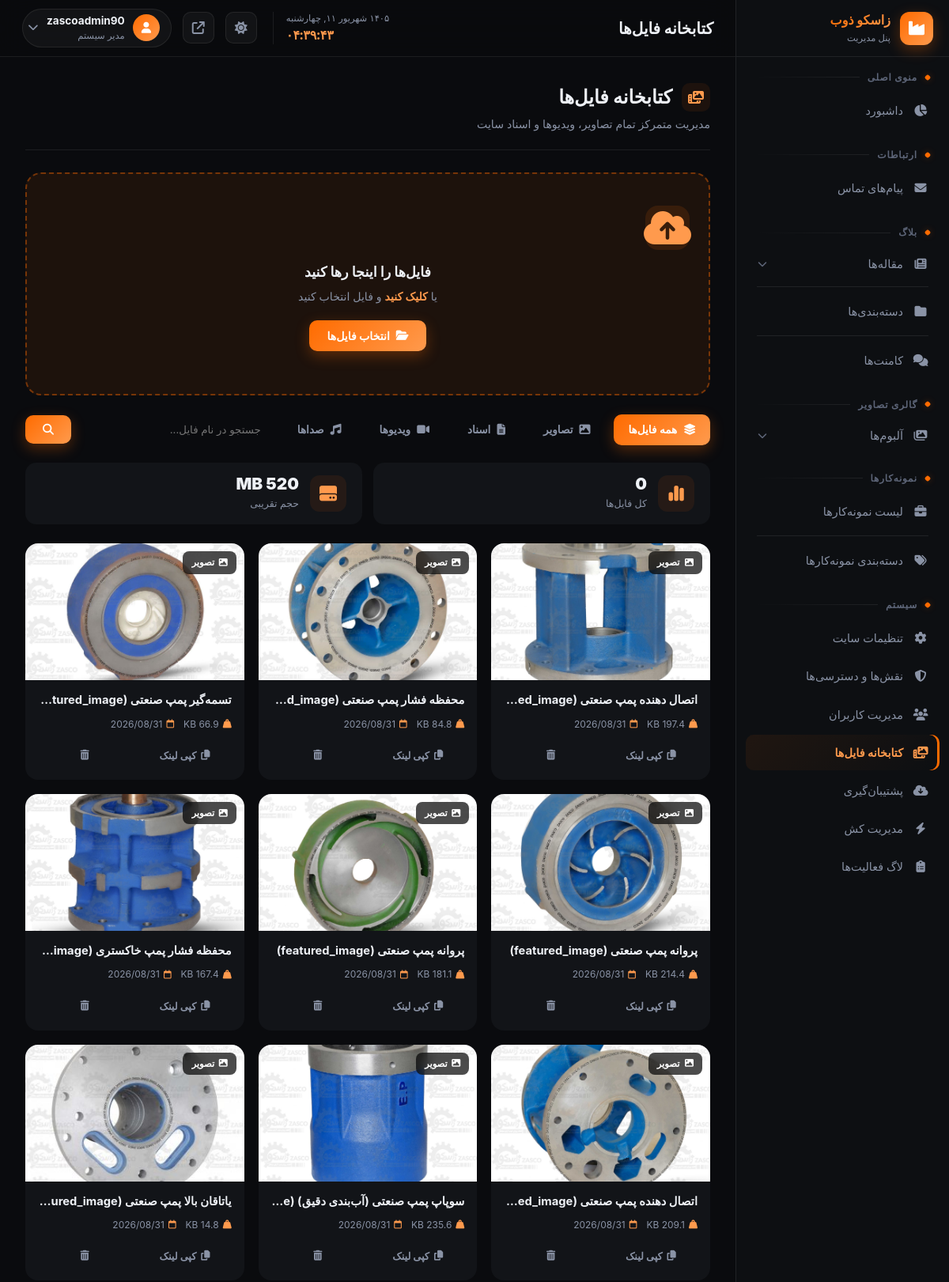
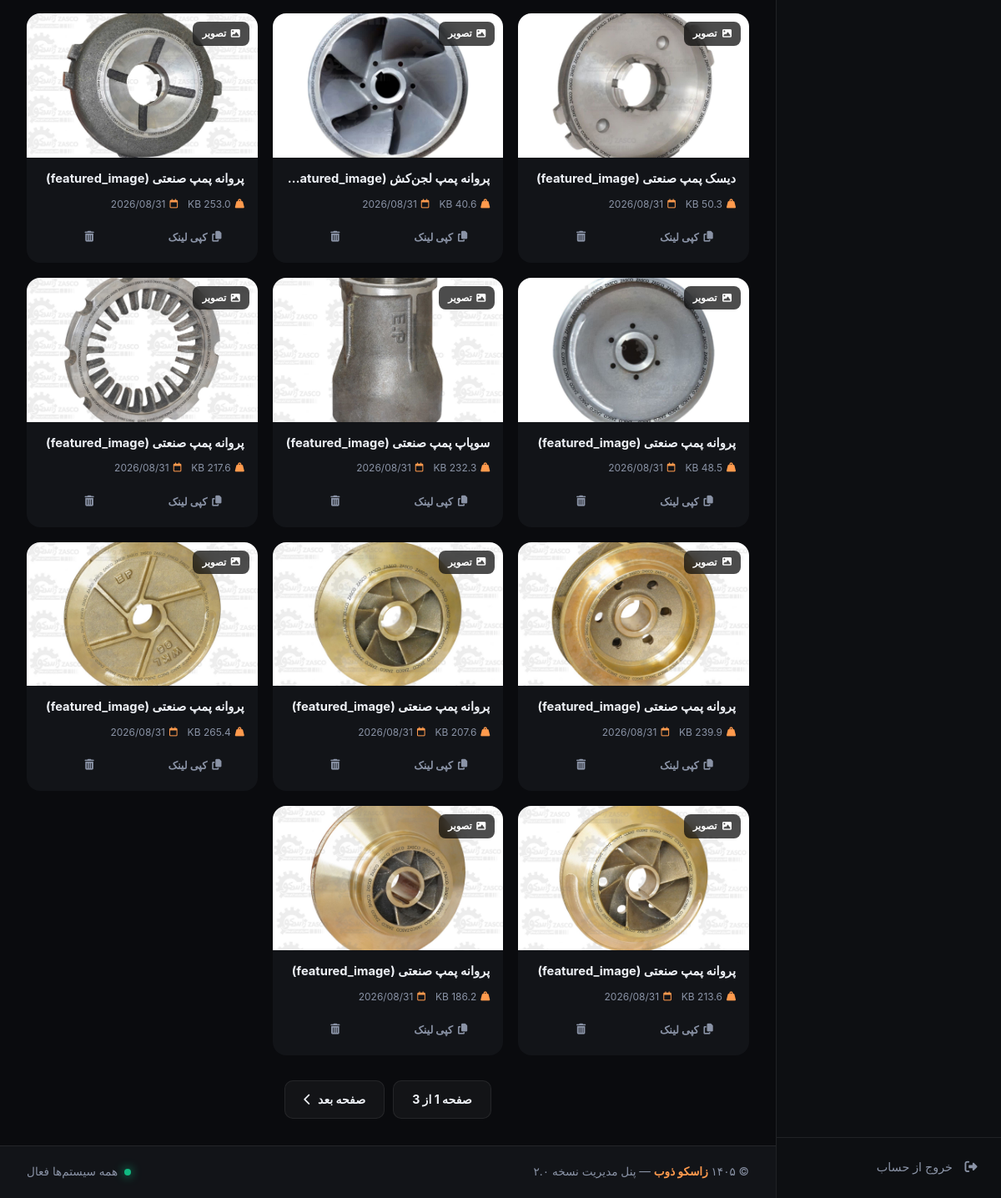
The page /zasco-admin-x9k2p/media/ (signed in) on the database its author committed (2 pictures, top to bottom).
### main/models.py (models this page shows, shortened)
class SoftDeleteModel(models.Model):
    is_deleted = models.BooleanField('حذف شده', default=False)
    deleted_at = models.DateTimeField('تاریخ حذف', null=True, blank=True)
    objects = SoftDeleteManager()
    all_objects = AllObjectsManager()
    class Meta:
        abstract = True

class MediaFile(SoftDeleteModel):
    FILE_TYPE_CHOICES = [
        ('image', 'تصویر'),
        ('document', 'سند'),
        ('video', 'ویدیو'),
        ('audio', 'صدا'),
        ('other', 'سایر'),
    ]
    title = models.CharField('عنوان فایل', max_length=200)
    file = models.FileField('فایل', upload_to='media_library/%Y/%m/')
    file_type = models.CharField('نوع فایل', max_length=20, choices=FILE_TYPE_CHOICES, default='other')
    file_size = models.PositiveBigIntegerField('حجم فایل (بایت)', default=0)
    alt_text = models.CharField('متن جایگزین (ALT)', max_length=255, blank=True)
    description = models.TextField('توضیحات', blank=True)
    uploaded_by = models.ForeignKey('auth.User', verbose_name='آپلود کننده', on_delete=models.SET_NULL, null=True, blank=True)
    uploaded_at = models.DateTimeField('تاریخ آپلود', auto_now_add=True)
    used_in = models.CharField('استفاده شده در', max_length=100, blank=True, help_text='مثلاً: portfolio, blog, gallery')
    class Meta:
        verbose_name = 'فایل'
        verbose_name_plural = 'کتابخانه فایل‌ها'
        ordering = ['-uploaded_at']

### panel/views.py (the view, shortened to what this page needs)
# urls.py: path('media/', views.media_library, name='media_library'),
@login_required
@permission_required('can_manage_media')
def media_library(request):
    files = MediaFile.objects.filter(is_deleted=False).order_by('-uploaded_at')
    file_type = request.GET.get('type', '')
    if file_type:
        files = files.filter(file_type=file_type)
    search = request.GET.get('q', '')
    if search:
        files = files.filter(title__icontains=search)
    paginator = Paginator(files, 20)
    files_page = paginator.get_page(request.GET.get('page'))
    return render(request, 'main_pages/panel/media/media_library.html', {
        'files': files_page, 'file_type': file_type, 'search': search,
    })

### panel/templates/main_pages/panel/media/media_library.html (shortened to what this page needs)
{% extends 'layouts/panel_base.html' %}
{% block content %}
<div class="page-header">
    <div>
        <h1 class="page-title"><i class="fa-solid fa-photo-film"></i> کتابخانه فایل‌ها</h1>
        <p class="page-subtitle">مدیریت متمرکز تمام تصاویر، ویدیوها و اسناد سایت</p>
    </div>
</div>
<form method="POST" enctype="multipart/form-data" id="uploadForm" class="upload-zone">
    <i class="fa-solid fa-cloud-arrow-up upload-icon"></i>
    <h3>فایل‌ها را اینجا رها کنید</h3>
    <p>یا <em>کلیک کنید</em> و فایل انتخاب کنید</p>
    <div style="margin-top:14px;">
        <button type="button" class="btn btn-primary" onclick="document.getElementById('fileInput').click()">
            <i class="fa-solid fa-folder-open"></i> انتخاب فایل‌ها
        </button>
    </div>
</form>
<div class="filter-bar">
    <a href="{% url 'panel:media_library' %}" class="filter-chip {% if not file_type %}active{% endif %}">
        <i class="fa-solid fa-layer-group"></i> همه فایل‌ها
    </a>
    <a href="?type=image" class="filter-chip {% if file_type == 'image' %}active{% endif %}">
        <i class="fa-solid fa-image"></i> تصاویر
    </a>
    <a href="?type=document" class="filter-chip {% if file_type == 'document' %}active{% endif %}">
        <i class="fa-solid fa-file-lines"></i> اسناد
    </a>
    <a href="?type=video" class="filter-chip {% if file_type == 'video' %}active{% endif %}">
        <i class="fa-solid fa-video"></i> ویدیوها
    </a>
    <a href="?type=audio" class="filter-chip {% if file_type == 'audio' %}active{% endif %}">
        <i class="fa-solid fa-music"></i> صداها
    </a>
    <form method="GET" class="filter-search">
        <input type="text" name="q" value="{{ search }}" placeholder="جستجو در نام فایل...">
        <button type="submit" class="btn btn-primary">
            <i class="fa-solid fa-magnifying-glass"></i>
        </button>
    </form>
</div>
<div class="media-stats">
    <div class="media-stat">
        <i class="fa-solid fa-chart-simple"></i>
        <div>
            <div class="ms-value">{{ files.paginator.count|default:files|length }}</div>
            <div class="ms-label">کل فایل‌ها</div>
        </div>
    </div>
    <div class="media-stat">
        <i class="fa-solid fa-hard-drive"></i>
        <div>
            <div class="ms-value">{% widthratio files.paginator.count 1 10 %} MB</div>
            <div class="ms-label">حجم تقریبی</div>
        </div>
    </div>
</div>
<div class="media-grid">
    {% for f in files %}
    <div class="media-card">
        <div class="media-preview">
            {% if f.file_type == 'image' %}
                <img src="{{ f.file.url }}" alt="{{ f.title }}" loading="lazy">
            {% endif %}
            <div class="media-type-badge">
                {% if f.file_type == 'image' %}<i class="fa-solid fa-image"></i>
                {% elif f.file_type == 'video' %}<i class="fa-solid fa-video"></i>
                {% elif f.file_type == 'audio' %}<i class="fa-solid fa-music"></i>
                {% else %}<i class="fa-solid fa-file"></i>{% endif %}
                {{ f.get_file_type_display }}
            </div>
        </div>
        <div class="media-info">
            <div class="media-title" title="{{ f.title }}">{{ f.title }}</div>
            <div class="media-meta">
                <span><i class="fa-solid fa-weight-hanging"></i> {{ f.file.size|filesizeformat }}</span>
                <span><i class="fa-regular fa-calendar"></i> {{ f.uploaded_at|date:"Y/m/d" }}</span>
            </div>
            <div class="media-actions">
                <button type="button" class="btn-copy" data-url="{{ f.file.url }}">
                    <i class="fa-solid fa-copy"></i> کپی لینک
                </button>
                <a href="{% url 'panel:media_file_delete' f.id %}" class="btn-delete">
                    <i class="fa-solid fa-trash-can"></i>
                </a>
            </div>
        </div>
    </div>
    {% empty %}
    <div class="empty-state" style="grid-column:1/-1;">
        <i class="fa-solid fa-inbox"></i>
        <h3>هیچ فایلی یافت نشد</h3>
        <p>اولین فایل خود را آپلود کنید!</p>
    </div>
    {% endfor %}
</div>
{% if files.has_other_pages %}
<div style="display:flex; justify-content:center; gap:10px; margin-top:30px;">
    <span class="btn btn-ghost" style="cursor:default;">
        صفحه {{ files.number }} از {{ files.paginator.num_pages }}
    </span>
    {% if files.has_next %}
    <a href="?page={{ files.next_page_number }}{% if file_type %}&type={{ file_type }}{% endif %}{% if search %}&q={{ search }}{% endif %}"
       class="btn btn-ghost">صفحه بعد <i class="fa-solid fa-chevron-left"></i></a>
    {% endif %}
</div>
{% endif %}
{% endblock %}

### panel/templates/layouts/panel_base.html (shortened to what this page needs)
{% load static %}
<!doctype html>
<html lang="fa" dir="rtl">
<head>
    <link href="https://cdn.jsdelivr.net/gh/rastikerdar/vazirmatn@v33.003/Vazirmatn-font-face.css" rel="stylesheet">
    <link rel="stylesheet" href="https://cdnjs.cloudflare.com/ajax/libs/font-awesome/6.5.1/css/all.min.css">
    <link rel="stylesheet" href="{% static 'css/panel/panel.css' %}">
</head>
<body>
    <div class="panel-wrapper">
        {% include 'partials/sidebar.html' %}
        <div class="panel-main">
            {% include 'partials/header.html' %}
            <main class="panel-content">{% block content %}{% endblock %}</main>
            {% include 'partials/panel_footer.html' %}
        </div>
    </div>
</body>
</html>

### panel/templates/partials/sidebar.html (shortened to what this page needs)
<aside class="panel-sidebar" id="panelSidebar">
    <div class="sidebar-header">
        <div class="sidebar-logo">
            <div class="logo-icon"><i class="fa-solid fa-industry"></i></div>
            <div class="logo-text"><strong>زاسکو ذوب</strong><small>پنل مدیریت</small></div>
        </div>
    </div>
    <nav class="sidebar-nav">
        <div class="nav-section">
            <div class="nav-title">منوی اصلی</div>
            <a href="{% url 'panel:dashboard' %}" class="nav-item {% if request.resolver_match.url_name == 'dashboard' %}active{% endif %}">
                <i class="fa-solid fa-chart-pie"></i>
                <span>داشبورد</span>
            </a>
        </div>
        <div class="nav-section">
            <div class="nav-title">ارتباطات</div>
            <a href="{% url 'panel:main_contact' %}" class="nav-item {% if request.resolver_match.url_name == 'main_contact' %}active{% endif %}">
                <i class="fa-solid fa-envelope"></i>
                <span>پیام‌های تماس</span>
            </a>
        </div>
        {% if user_perms.can_add_article or user_perms.can_edit_article or user_perms.can_delete_article or user_perms.can_approve_comments or user_perms.can_delete_comments %}
        <div class="nav-section">
            <div class="nav-title">بلاگ</div>
            {% if user_perms.can_add_article or user_perms.can_edit_article or user_perms.can_delete_article %}
            <div class="nav-group">
                <button type="button" class="nav-group-toggle">
                    <i class="fa-solid fa-newspaper"></i>
                    <span>مقاله‌ها</span>
                    <i class="fa-solid fa-chevron-down nav-group-caret"></i>
                </button>
            </div>
            {% endif %}
            {% if user_perms.can_edit_article or user_perms.can_delete_article %}
            <div class="nav-divider"></div>
            <a href="{% url 'panel:blog_category_list' %}" class="nav-item {% if 'blog_category' in request.resolver_match.url_name %}active{% endif %}">
                <i class="fa-solid fa-folder"></i>
                <span>دسته‌بندی‌ها</span>
            </a>
            {% endif %}
            {% if user_perms.can_approve_comments or user_perms.can_delete_comments %}
            <div class="nav-divider"></div>
            <a href="{% url 'panel:blog_comment_list' %}" class="nav-item {% if 'blog_comment' in request.resolver_match.url_name %}active{% endif %}">
                <i class="fa-solid fa-comments"></i>
                <span>کامنت‌ها</span>
            </a>
            {% endif %}
        </div>
        {% endif %}
        {% if user_perms.can_add_gallery or user_perms.can_edit_gallery or user_perms.can_delete_gallery %}
        <div class="nav-section">
            <div class="nav-title">گالری تصاویر</div>
            <div class="nav-group">
                <button type="button" class="nav-group-toggle">
                    <i class="fa-solid fa-images"></i>
                    <span>آلبوم‌ها</span>
                    <i class="fa-solid fa-chevron-down nav-group-caret"></i>
                </button>
            </div>
        </div>
        {% endif %}
        {% if user_perms.can_add_portfolio or user_perms.can_edit_portfolio or user_perms.can_delete_portfolio %}
        <div class="nav-section">
            <div class="nav-title">نمونه‌کارها</div>
            <a href="{% url 'panel:portfolio_list' %}" class="nav-item {% if 'portfolio' in request.resolver_match.url_name and 'category' not in request.resolver_match.url_name %}active{% endif %}">
                <i class="fa-solid fa-briefcase"></i>
                <span>لیست نمونه‌کارها</span>
            </a>
            <div class="nav-divider"></div>
            <a href="{% url 'panel:portfolio_category_list' %}" class="nav-item {% if 'portfolio_category' in request.resolver_match.url_name %}active{% endif %}">
                <i class="fa-solid fa-tags"></i>
                <span>دسته‌بندی نمونه‌کارها</span>
            </a>
        </div>
        {% endif %}
        {% if user_perms.can_manage_settings or user_perms.can_manage_roles or user_perms.can_manage_backup or user_perms.can_manage_cache or user_perms.can_manage_media or user_perms.can_manage_users or user_perms.can_view_audit_log %}
        <div class="nav-section">
            <div class="nav-title">سیستم</div>
            {% if user_perms.can_manage_settings %}
            <a href="{% url 'panel:site_settings' %}" class="nav-item {% if request.resolver_match.url_name == 'site_settings' %}active{% endif %}">
                <i class="fa-solid fa-gear"></i>
                <span>تنظیمات سایت</span>
            </a>
            {% endif %}
            {% if user_perms.can_manage_roles %}
            <a href="{% url 'panel:role_list' %}" class="nav-item {% if 'role' in request.resolver_match.url_name %}active{% endif %}">
                <i class="fa-solid fa-shield-halved"></i>
                <span>نقش‌ها و دسترسی‌ها</span>
            </a>
            {% endif %}
            {% if user_perms.can_manage_users %}
            <a href="{% url 'panel:user_list' %}" class="nav-item {% if 'user' in request.resolver_match.url_name %}active{% endif %}">
                <i class="fa-solid fa-users"></i>
                <span>مدیریت کاربران</span>
            </a>
            {% endif %}
            {% if user_perms.can_manage_media %}
            <a href="{% url 'panel:media_library' %}" class="nav-item {% if 'media' in request.resolver_match.url_name %}active{% endif %}">
                <i class="fa-solid fa-photo-film"></i>
                <span>کتابخانه فایل‌ها</span>
            </a>
            {% endif %}
            {% if user_perms.can_manage_backup %}
            <a href="{% url 'panel:backup_manager' %}" class="nav-item {% if 'backup' in request.resolver_match.url_name %}active{% endif %}">
                <i class="fa-solid fa-cloud-arrow-down"></i>
                <span>پشتیبان‌گیری</span>
            </a>
            {% endif %}
            {% if user_perms.can_manage_cache %}
            <a href="{% url 'panel:cache_manager' %}" class="nav-item {% if 'cache' in request.resolver_match.url_name %}active{% endif %}">
                <i class="fa-solid fa-bolt"></i>
                <span>مدیریت کش</span>
            </a>
            {% endif %}
            {% if user_perms.can_view_audit_log %}
            <a href="{% url 'panel:audit_log' %}" class="nav-item {% if 'audit' in request.resolver_match.url_name %}active{% endif %}">
                <i class="fa-solid fa-clipboard-list"></i>
                <span>لاگ فعالیت‌ها</span>
            </a>
            {% endif %}
        </div>
        {% endif %}
    </nav>
    <div class="sidebar-footer">
        <a href="{% url 'panel:logout' %}" class="nav-item logout-item">
            <i class="fa-solid fa-right-from-bracket"></i>
            <span>خروج از حساب</span>
        </a>
    </div>
</aside>

### panel/templates/partials/header.html (shortened to what this page needs)
<header class="panel-header">
    <div class="header-right">
        <div class="page-title-wrap">
            <h1 class="page-title" id="pageTitle">داشبورد</h1>
        </div>
    </div>
    <div class="header-left">
        <div class="header-datetime">
            <div class="datetime-date" id="jalaliDate"></div>
            <div class="datetime-time" id="liveTime">--:--</div>
        </div>
        <button class="theme-toggle" id="themeToggle" aria-label="تغییر تم" title="تغییر تم روشن/تیره">
            <i class="fa-solid fa-sun"></i>
        </button>
        <a href="/" target="_blank" class="header-icon-btn" title="مشاهده سایت">
            <i class="fa-solid fa-arrow-up-right-from-square"></i>
        </a>
        <div class="user-menu" id="userMenu">
            <button class="user-btn">
                <div class="user-avatar"><i class="fa-solid fa-user"></i></div>
                <div class="user-info">
                    <strong>{{ request.user.username }}</strong>
                    <small>مدیر سیستم</small>
                </div>
                <i class="fa-solid fa-chevron-down user-chevron"></i>
            </button>
        </div>
    </div>
</header>

### panel/templates/partials/panel_footer.html
<footer class="panel-footer">
    <div class="footer-content">
        <div class="footer-right">© ۱۴۰۵ <strong>زاسکو ذوب</strong> — پنل مدیریت نسخه ۲.۰</div>
        <div class="footer-left">
            <span class="footer-status">
                <span class="status-dot"></span>
                همه سیستم‌ها فعال
            </span>
        </div>
    </div>
</footer>

### rows shown on the page
MediaFile: file (picture), file_type "تصویر", file.size|filesizeformat "197.4 KB", uploaded_at "2026/08/31"
MediaFile: file (picture), file_type "تصویر", file.size|filesizeformat "84.8 KB", uploaded_at "2026/08/31"
MediaFile: file (picture), file_type "تصویر", file.size|filesizeformat "66.9 KB", uploaded_at "2026/08/31"
MediaFile: file (picture), file_type "تصویر", title "پروانه پمپ صنعتی (featured_image)", file.size|filesizeformat "214.4 KB", uploaded_at "2026/08/31"
MediaFile: file (picture), file_type "تصویر", title "پروانه پمپ صنعتی (featured_image)", file.size|filesizeformat "181.1 KB", uploaded_at "2026/08/31"
MediaFile: file (picture), file_type "تصویر", file.size|filesizeformat "167.4 KB", uploaded_at "2026/08/31"
MediaFile: file (picture), file_type "تصویر", file.size|filesizeformat "209.1 KB", uploaded_at "2026/08/31"
MediaFile: file (picture), file_type "تصویر", file.size|filesizeformat "235.6 KB", uploaded_at "2026/08/31"
MediaFile: file (picture), file_type "تصویر", file.size|filesizeformat "14.8 KB", uploaded_at "2026/08/31"
MediaFile: file (picture), file_type "تصویر", title "دیسک پمپ صنعتی (featured_image)", file.size|filesizeformat "50.3 KB", uploaded_at "2026/08/31"
MediaFile: file (picture), file_type "تصویر", file.size|filesizeformat "40.6 KB", uploaded_at "2026/08/31"
MediaFile: file (picture), file_type "تصویر", title "پروانه پمپ صنعتی (featured_image)", file.size|filesizeformat "253.0 KB", uploaded_at "2026/08/31"
MediaFile: file (picture), file_type "تصویر", title "پروانه پمپ صنعتی (featured_image)", file.size|filesizeformat "48.5 KB", uploaded_at "2026/08/31"
MediaFile: file (picture), file_type "تصویر", title "سوپاپ پمپ صنعتی (featured_image)", file.size|filesizeformat "232.3 KB", uploaded_at "2026/08/31"
MediaFile: file (picture), file_type "تصویر", title "پروانه پمپ صنعتی (featured_image)", file.size|filesizeformat "217.6 KB", uploaded_at "2026/08/31"
MediaFile: file (picture), file_type "تصویر", title "پروانه پمپ صنعتی (featured_image)", file.size|filesizeformat "239.9 KB", uploaded_at "2026/08/31"
MediaFile: file (picture), file_type "تصویر", title "پروانه پمپ صنعتی (featured_image)", file.size|filesizeformat "207.6 KB", uploaded_at "2026/08/31"
MediaFile: file (picture), file_type "تصویر", title "پروانه پمپ صنعتی (featured_image)", file.size|filesizeformat "265.4 KB", uploaded_at "2026/08/31"
MediaFile: file (picture), file_type "تصویر", title "پروانه پمپ صنعتی (featured_image)", file.size|filesizeformat "213.6 KB", uploaded_at "2026/08/31"
MediaFile: file (picture), file_type "تصویر", title "پروانه پمپ صنعتی (featured_image)", file.size|filesizeformat "186.2 KB", uploaded_at "2026/08/31"

### other values the page prints
{{ request.user.username }} "zascoadmin90"
{{ files.paginator.count|default:files|length }} "0"
{{ files.paginator.num_pages }} "3"
